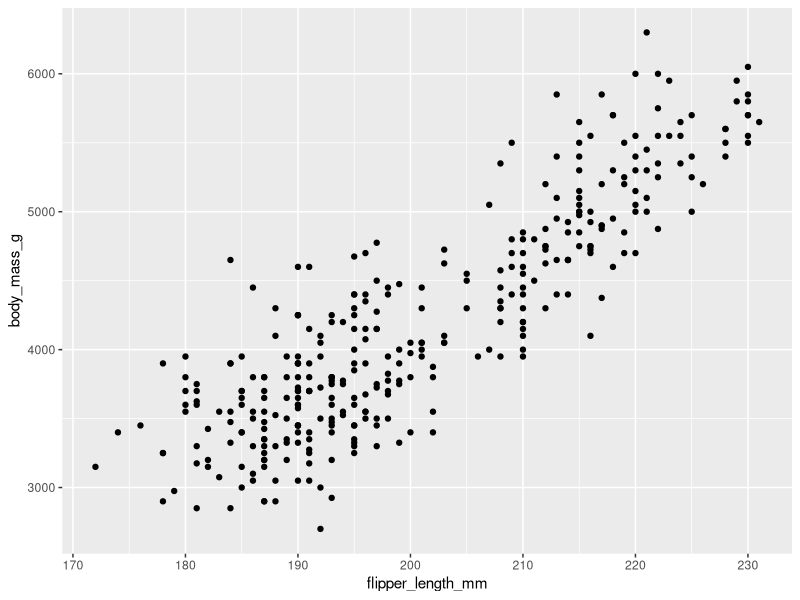
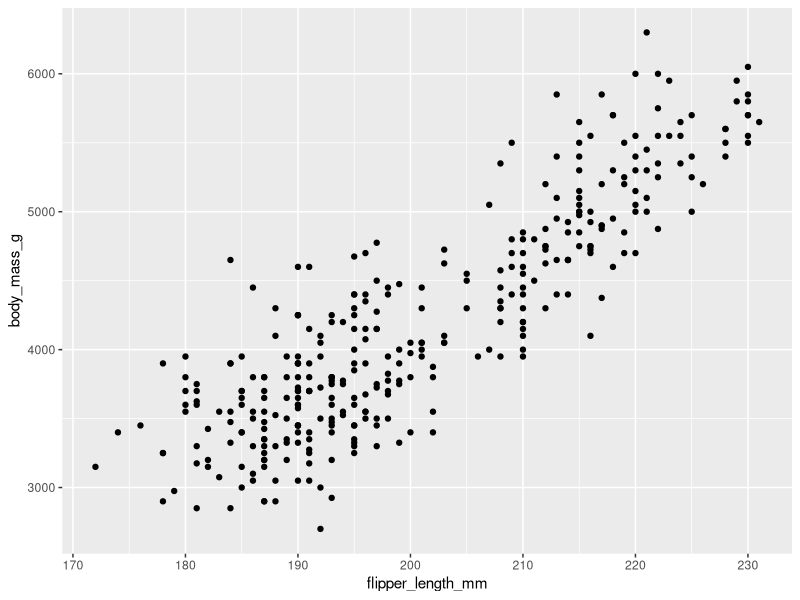
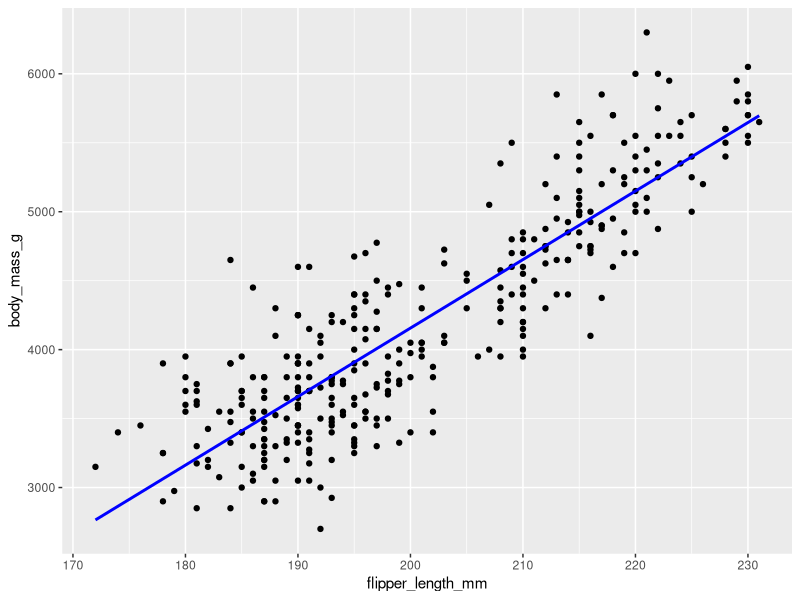
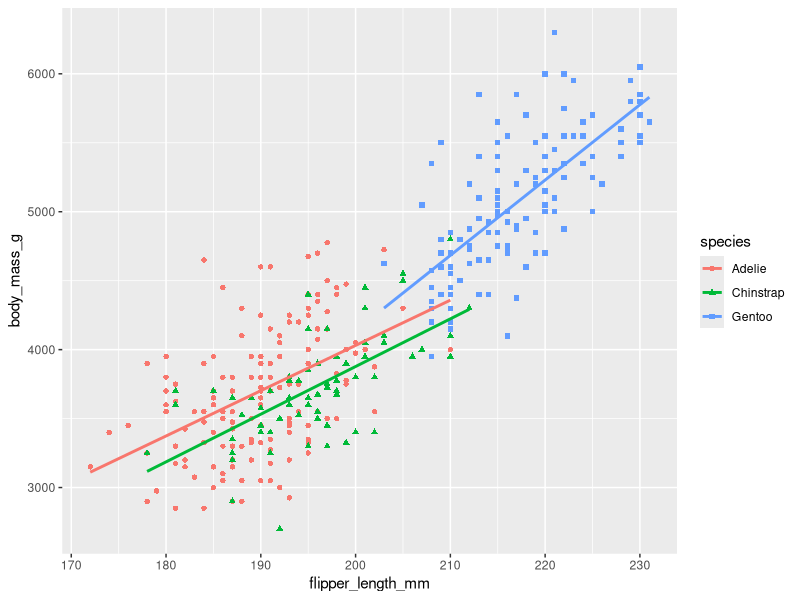
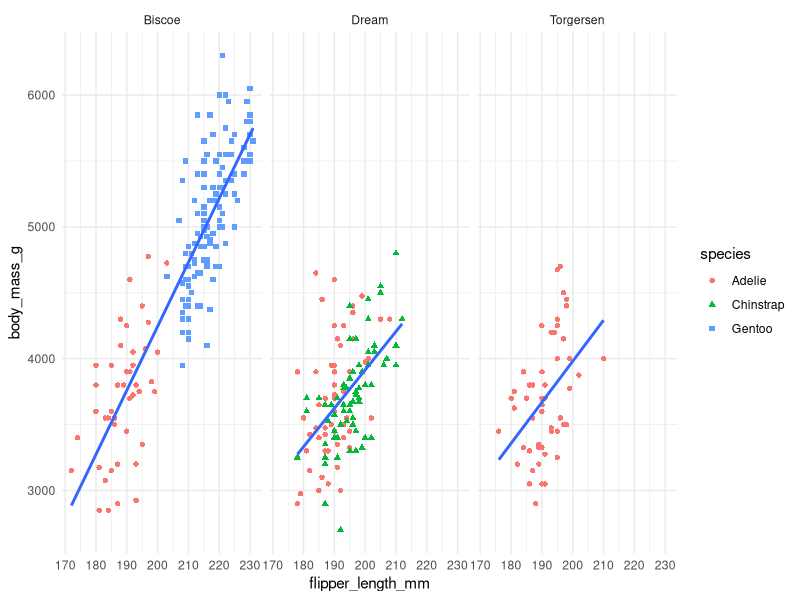
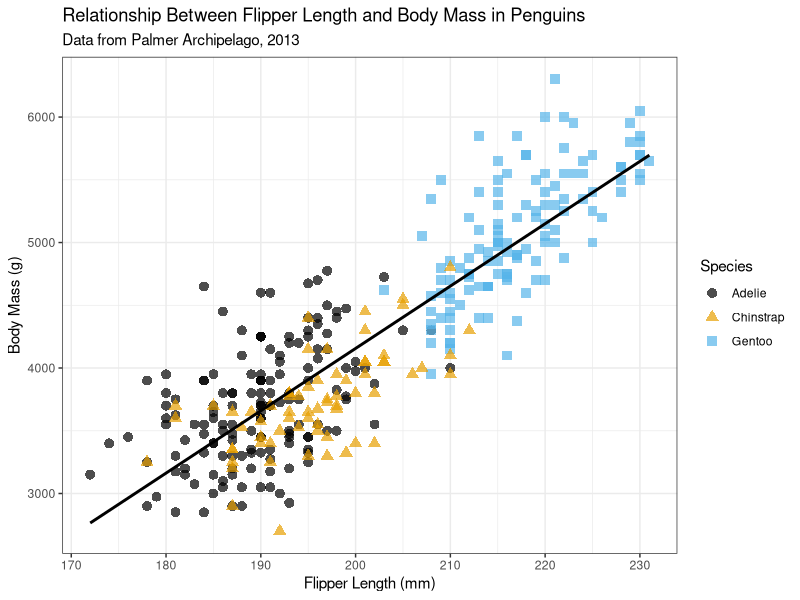
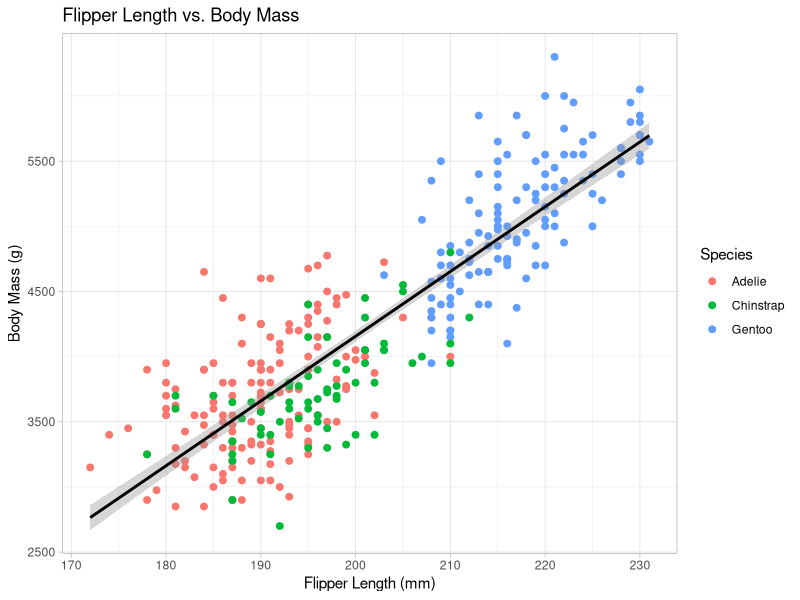
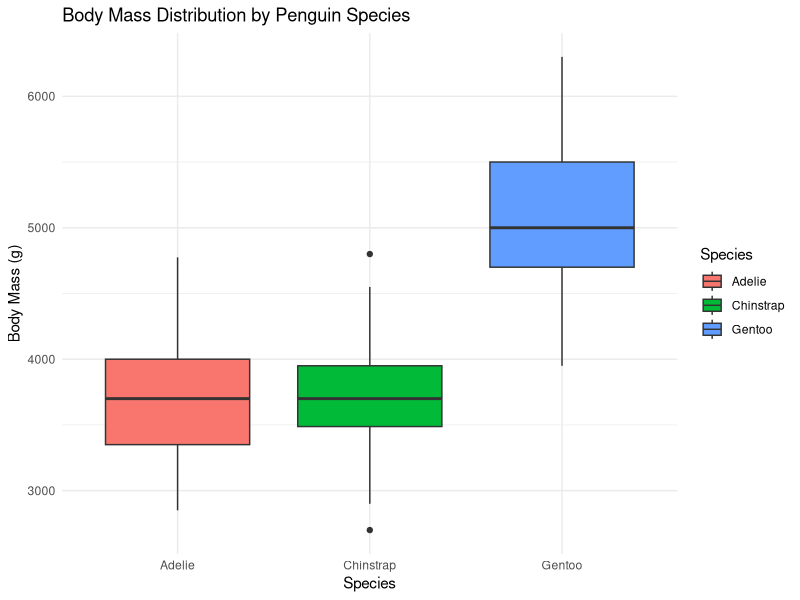

The R source for these figures, in order:
## ---- chunk 1
# Define the required libraries
libs <- c("tidyverse", "palmerpenguins", "ggthemes")

# Check if libraries are installed; install missing ones
installed_libs <- libs %in% rownames(installed.packages())
if (any(installed_libs == FALSE)) {
    install.packages(libs[!installed_libs])
} else{
  print("All the libraries already installed")
}

# Load the libraries
library(tidyverse)
library(palmerpenguins)
library(ggthemes)

## ---- chunk 2
# Basic scatterplot of flipper length vs. body mass
ggplot(data = penguins, aes(x = flipper_length_mm, y = body_mass_g)) +
  geom_point()

## ---- chunk 3
penguins %>% 
  ggplot(aes(x = flipper_length_mm, y = body_mass_g)) +
  geom_point()
## ---- chunk 4
# Scatterplot with a smoothing line
penguins %>% 
  ggplot(aes(x = flipper_length_mm, y = body_mass_g)) +
  geom_point() +
  geom_smooth(method = "lm", se = FALSE, color = "blue")

## ---- chunk 5

# Scatterplot with color and shape mapped to species
penguins %>% 
  ggplot(aes(x = flipper_length_mm, y = body_mass_g, color = species, shape = species)) +
  geom_point() +
  geom_smooth(method = "lm", se = FALSE)

## ---- chunk 6

# Scatterplot faceted by island
penguins %>% 
  ggplot(aes(x = flipper_length_mm, y = body_mass_g)) +
  geom_point(aes(color = species, shape = species)) +
  facet_wrap(~island) +
  geom_smooth(method = "lm", se = FALSE) +
  theme_minimal()

## ---- chunk 7

# Enhanced scatterplot with labels and a custom theme
penguins %>% 
  ggplot(aes(x = flipper_length_mm, y = body_mass_g)) +
  geom_point(aes(color = species, shape = species), size = 3, alpha = 0.7) +
  geom_smooth(method = "lm", se = FALSE, color = "black") +
  labs(
    title = "Relationship Between Flipper Length and Body Mass in Penguins",
    subtitle = "Data from Palmer Archipelago, 2013",
    x = "Flipper Length (mm)",
    y = "Body Mass (g)",
    color = "Species",
    shape = "Species"
  ) +
  scale_color_colorblind() +
  theme_bw()

## ---- chunk 8

# Scatterplot with linear regression line
penguins %>% 
  ggplot(aes(x = flipper_length_mm, y = body_mass_g)) +
  geom_point(aes(color = species), size = 2) +
  geom_smooth(method = "lm", se = TRUE, color = "black") +
  labs(
    title = "Flipper Length vs. Body Mass",
    x = "Flipper Length (mm)",
    y = "Body Mass (g)",
    color = "Species"
  ) +
  theme_light()

## ---- chunk 9

# Boxplot of body mass by species
penguins %>% 
  ggplot(aes(x = species, y = body_mass_g, fill = species)) +
  geom_boxplot() +
  labs(
    title = "Body Mass Distribution by Penguin Species",
    x = "Species",
    y = "Body Mass (g)",
    fill = "Species"
  ) +
  theme_minimal()

## ---- chunk 10

# Histogram of flipper lengths
penguins %>% 
  ggplot(aes(x = flipper_length_mm, fill = species)) +
  geom_histogram(binwidth = 5, alpha = 0.7, position = "identity") +
  labs(
    title = "Distribution of Flipper Lengths",
    x = "Flipper Length (mm)",
    y = "Count",
    fill = "Species"
  ) +
  scale_fill_brewer(palette = "Set1") +
  theme_classic()

## ---- chunk 11

# Bar chart of penguin counts by island
penguins %>% 
  ggplot(aes(x = island, fill = species)) +
  geom_bar(position = "dodge") +
  labs(
    title = "Penguin Counts by Island and Species",
    x = "Island",
    y = "Number of Penguins",
    fill = "Species"
  ) +
  theme_economist()

## ---- chunk 12

# Create and save a scatterplot
scatter_plot <- penguins %>% 
  ggplot(aes(x = flipper_length_mm, y = body_mass_g)) +
  geom_point(aes(color = species), size = 2) +
  geom_smooth(method = "lm", se = TRUE, color = "black") +
  labs(
    title = "Flipper Length vs. Body Mass",
    x = "Flipper Length (mm)",
    y = "Body Mass (g)",
    color = "Species"
  ) +
  theme_light()

# Display the plot
scatter_plot

# Save the plot to a file
ggsave(filename = "scatter_plot.png", plot = scatter_plot, width = 8, height = 6, dpi = 300)

## ---- chunk 13

ggplot(penguins, aes(x = bill_length_mm, y = bill_depth_mm, color = species)) +
  geom_point(size = 3, alpha = 0.7) + 
  labs(title = "Bill Length vs. Bill Depth by Species",
       x = "Bill Length (mm)",
       y = "Bill Depth (mm)",
       color = "Species") +
  theme_minimal()  

## ---- chunk 14

ggplot(penguins, aes(x = bill_length_mm, y = bill_depth_mm, color = species)) +
  geom_point(size = 3, alpha = 0.7) +  
  geom_smooth(method = "lm", se = FALSE) +  
  labs(title = "Bill Length vs. Bill Depth with Regression Lines",
       x = "Bill Length (mm)",
       y = "Bill Depth (mm)",
       color = "Species") +
  theme_minimal()  
## ---- chunk 15


ggplot(penguins, aes(x = bill_length_mm, y = bill_depth_mm, color = species)) +
  geom_point(size = 3, alpha = 0.7) +  
  facet_wrap(~ island) +
  geom_smooth(method = "lm", se = FALSE) +  
  labs(title = "Bill Length vs. Bill Depth with Regression Lines",
       x = "Bill Length (mm)",
       y = "Bill Depth (mm)",
       color = "Species") +
  theme_minimal()  

## ---- chunk 16

## ---- chunk 17


## ---- chunk 18

## ---- chunk 19

## ---- chunk 20


